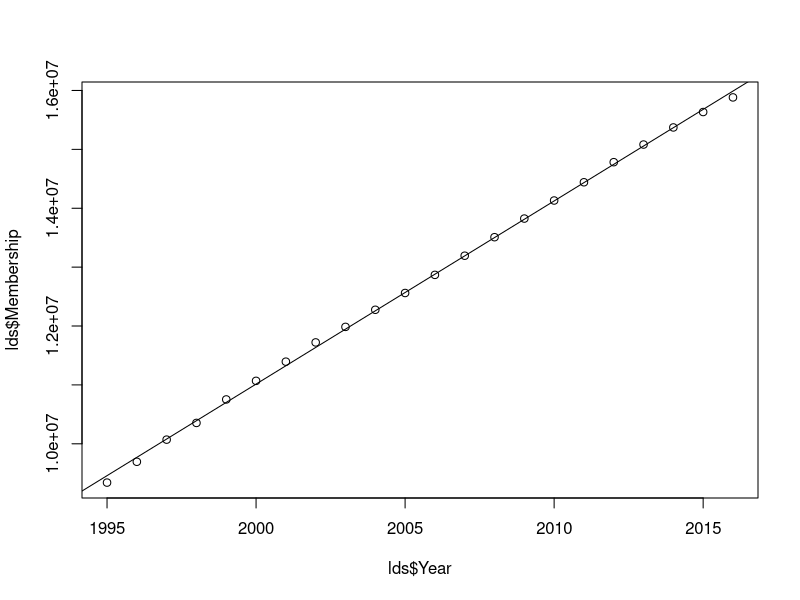
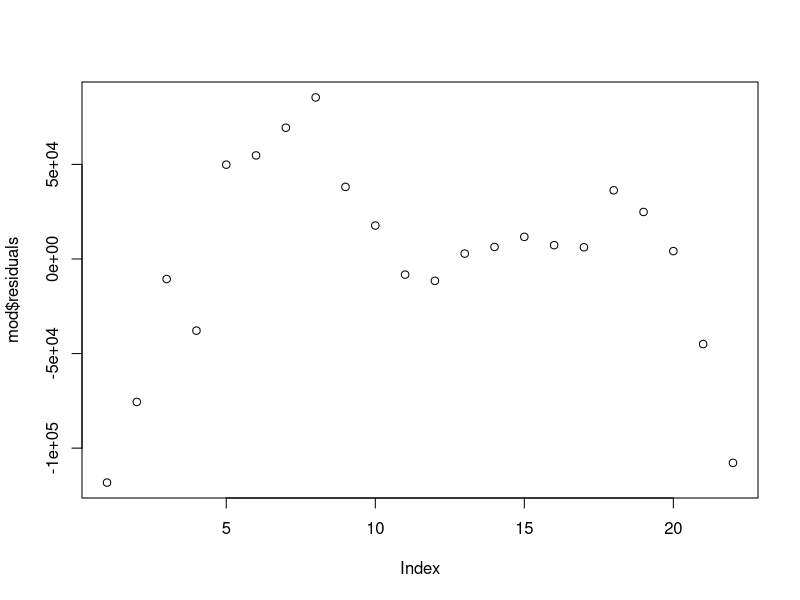
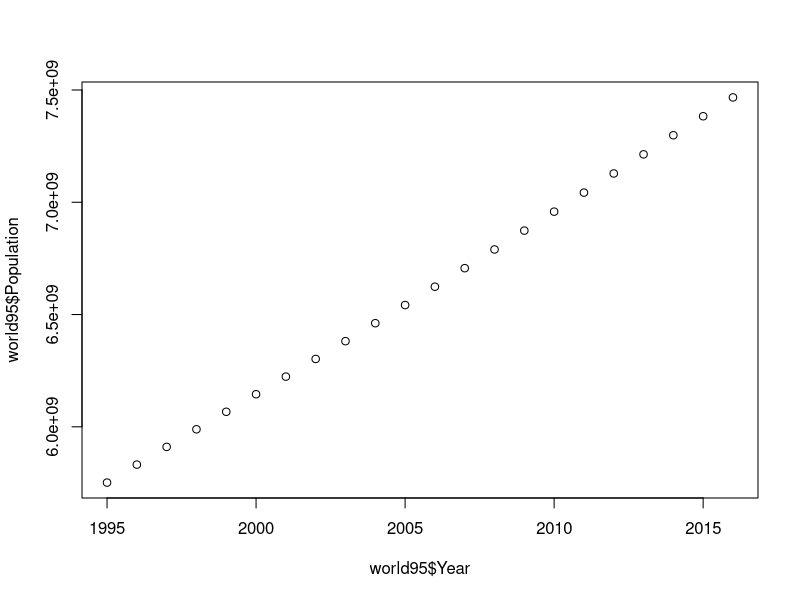
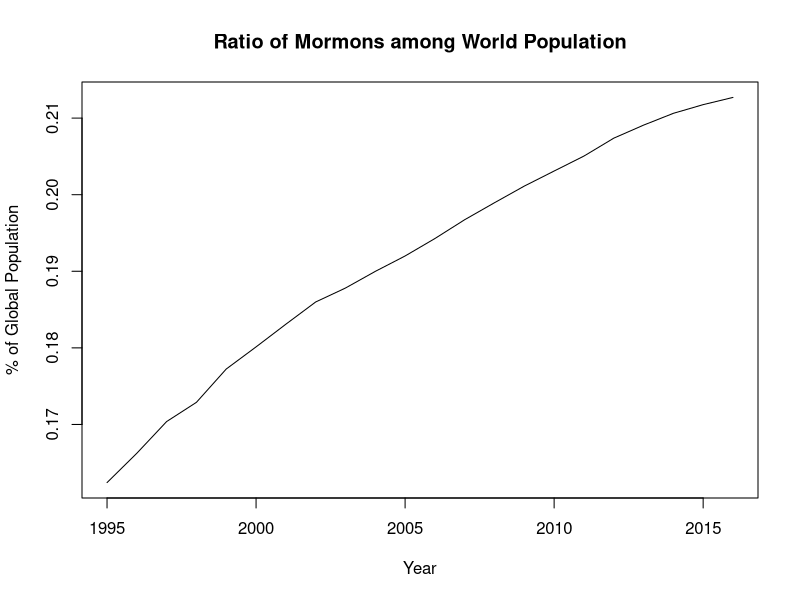
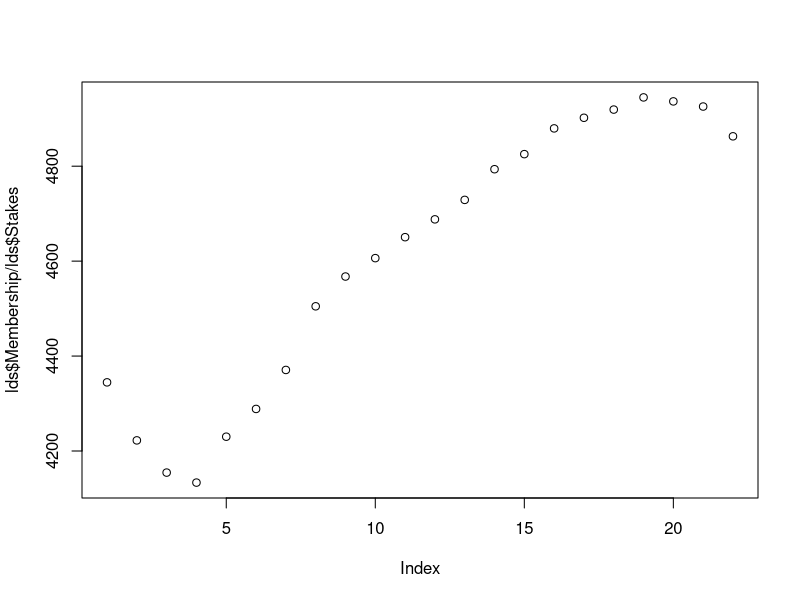
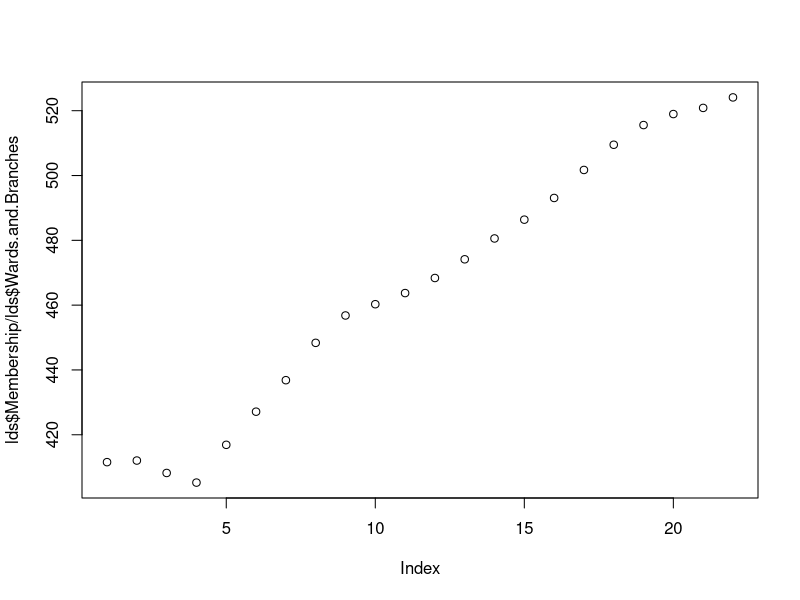
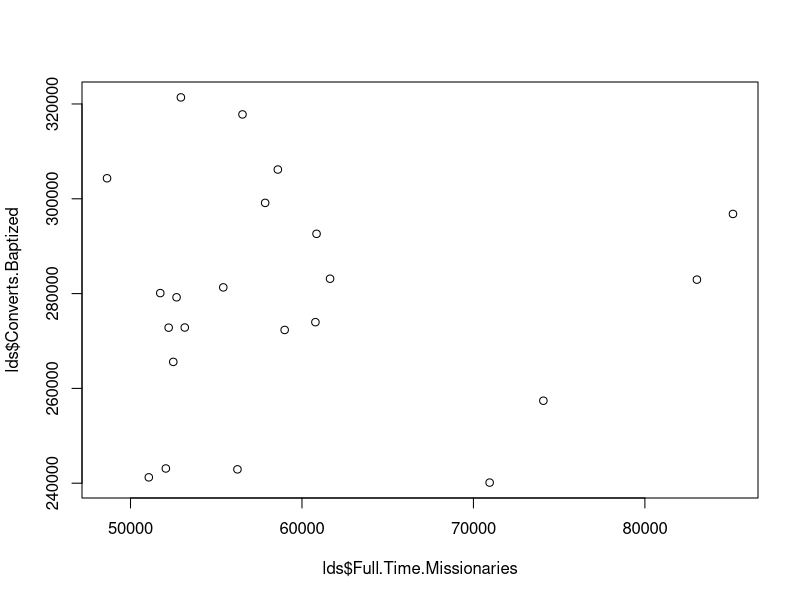
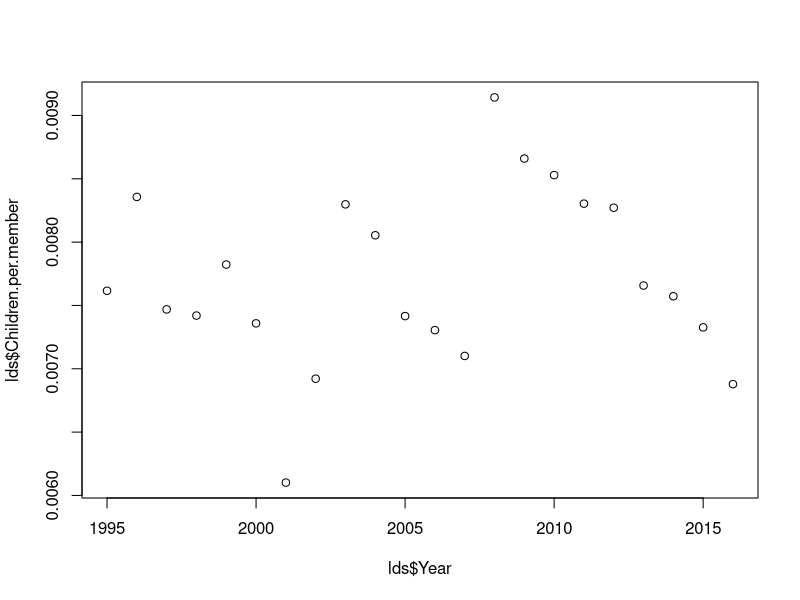

Generate these figures, in order, with R:
setwd("C:/Users/jntrcs/Google\ Drive/Data\ Sets")
lds<-read.csv("ldsChurch.csv", stringsAsFactors = F)
names(lds)[1]<-"Year"
lds$Membership<-as.numeric(gsub(",","",lds$Membership))
plot(y=lds$Membership, x=lds$Year)
cor(lds$Membership, lds$Year)
mod<-lm(lds$Membership~lds$Year)
abline(mod)
plot(mod$residuals)

world<-read.csv("worldPop.csv")
world$Population<-as.numeric(gsub(",","",world$Population))

world95<-world[world$Year>=1995 & world$Year<=2016,]
world95<-world95[order(world95$Year),]
plot(world95$Population~world95$Year)

ratio<-(lds$Membership/world95$Population)*100
plot(ratio~world95$Year, main="Ratio of Mormons among World Population", xlab="Year", ylab="% of Global Population", type="l")

#world$NetChange<-as.numeric(gsub(",","",world$NetChange))
#plot(world$NetChange~world$Year)
lds$Stakes<-as.numeric(gsub(",","",lds$Stakes))
lds$Wards.and.Branches<-as.numeric(gsub(",","",lds$Wards.and.Branches))
lds$Full.Time.Missionaries<-as.numeric(gsub(",","",lds$Full.Time.Missionaries))
lds$Converts.Baptized<-as.numeric(gsub(",","",lds$Converts.Baptized))
lds$New.Children.of.Record<-as.numeric(gsub(",","",lds$New.Children.of.Record))
lds$Children.per.member<-lds$New.Children.of.Record/lds$Membership
lds$Temples.per.member<-lds$Temples.in.Operation/lds$Membership

 plot(lds$Membership/lds$Stakes)
 plot(lds$Membership/lds$Wards.and.Branches)
plot(lds$Converts.Baptized~lds$Full.Time.Missionaries)
plot(lds$Children.per.member~lds$Year)
plot(lds$Temples.per.member~lds$Year)
